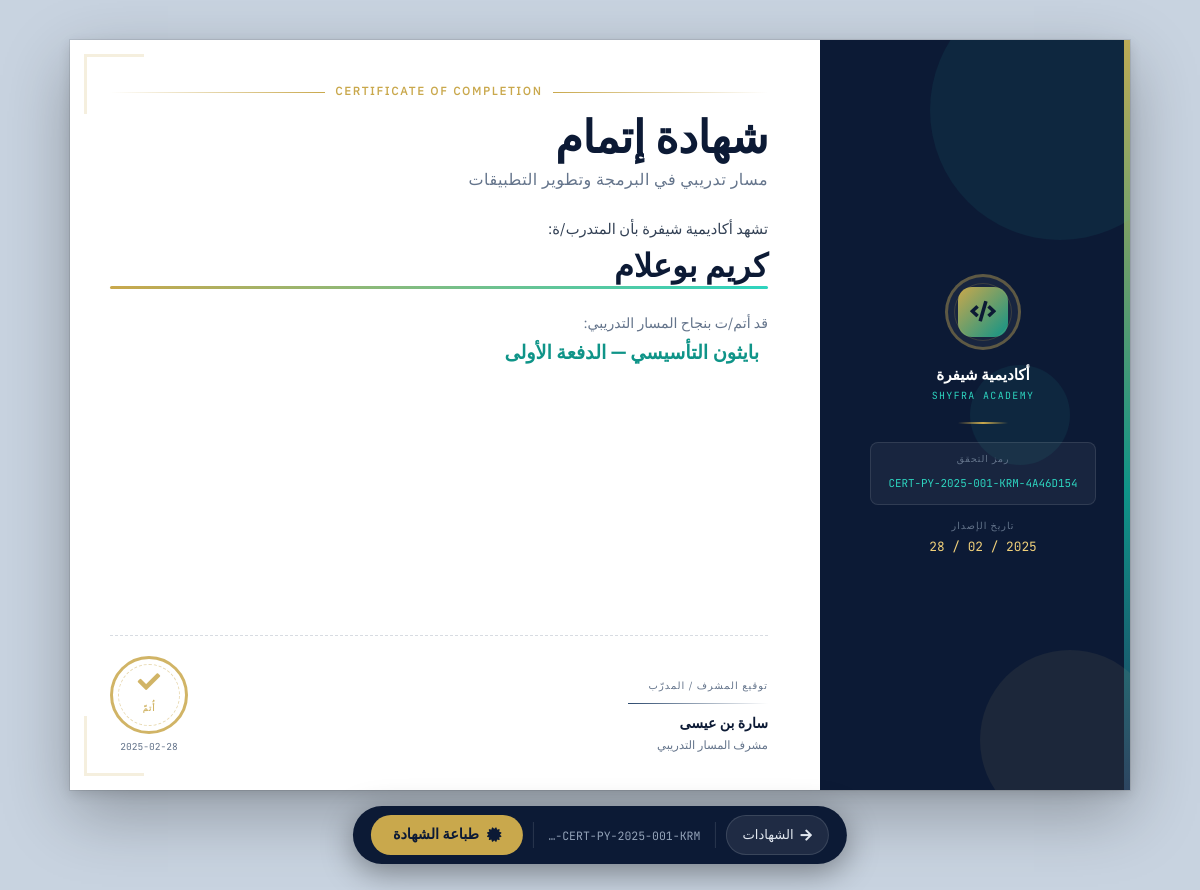
The page /certificate/1/print (signed in) on the database its author committed.
### models.py (models this page shows, shortened)
class Certificate(db.Model):
    __tablename__ = "Certificates"
    certificate_id   = db.Column(db.Integer,    primary_key=True, autoincrement=True)
    member_id        = db.Column(db.Integer,
                                 db.ForeignKey("Users.user_id",
                                               onupdate="CASCADE", ondelete="CASCADE"),
                                 nullable=False, index=True)
    group_id         = db.Column(db.Integer,
                                 db.ForeignKey("Groups.group_id",
                                               onupdate="CASCADE", ondelete="CASCADE"),
                                 nullable=False, index=True)
    issued_by        = db.Column(db.Integer,
                                 db.ForeignKey("Users.user_id",
                                               onupdate="CASCADE", ondelete="SET NULL"),
                                 nullable=True)
    issue_date       = db.Column(db.Date,       nullable=False, default=date.today)
    certificate_code = db.Column(db.String(64), nullable=False, unique=True)
    member = db.relationship("User",  back_populates="certificates",
                             foreign_keys=[member_id])
    issuer = db.relationship("User",  back_populates="issued_certificates",
                             foreign_keys=[issued_by])
    group  = db.relationship("Group", back_populates="certificates")

class User(UserMixin, db.Model):           # UserMixin MUST come before db.Model
    __tablename__ = "Users"
    user_id       = db.Column(db.Integer,     primary_key=True, autoincrement=True)
    fname         = db.Column(db.String(60),  nullable=False,   comment="الاسم الأول")
    lname         = db.Column(db.String(60),  nullable=False,   comment="اسم العائلة")
    email         = db.Column(db.String(150), nullable=False,   unique=True, index=True)
    password_hash = db.Column(db.String(255), nullable=False)
    role          = db.Column(db.Enum(RoleEnum),       nullable=False,
                              default=RoleEnum.Member, index=True)
    status        = db.Column(db.Enum(UserStatusEnum), nullable=False,
                              default=UserStatusEnum.Active, index=True)
    created_at    = db.Column(db.DateTime, nullable=False, default=datetime.utcnow)
    supervised_groups = db.relationship(
        "Group", back_populates="supervisor",
        foreign_keys="Group.supervisor_id", lazy="dynamic",
    )
    group_memberships = db.relationship(
        "GroupMember", back_populates="member",
        cascade="all, delete-orphan", lazy="dynamic",
    )
    subscriptions = db.relationship(
        "Subscription", back_populates="member",
        cascade="all, delete-orphan", lazy="dynamic",
    )
    certificates = db.relationship(
        "Certificate", back_populates="member",
        foreign_keys="Certificate.member_id",
        cascade="all, delete-orphan", lazy="dynamic",
    )
    issued_certificates = db.relationship(
        "Certificate", back_populates="issuer",
        foreign_keys="Certificate.issued_by", lazy="dynamic",
    )
    @property
    def is_active(self) -> bool:
        return self.status == UserStatusEnum.Active

class Group(db.Model):
    __tablename__ = "Groups"
    group_id      = db.Column(db.Integer,     primary_key=True, autoincrement=True)
    group_name    = db.Column(db.String(150), nullable=False)
    description   = db.Column(db.Text,        nullable=True)
    supervisor_id = db.Column(
        db.Integer,
        db.ForeignKey("Users.user_id", onupdate="CASCADE", ondelete="SET NULL"),
        nullable=True, index=True,
    )
    created_at = db.Column(db.DateTime, nullable=False, default=datetime.utcnow)
    supervisor   = db.relationship("User", back_populates="supervised_groups",
                                   foreign_keys=[supervisor_id])
    member_links = db.relationship("GroupMember", back_populates="group",
                                   cascade="all, delete-orphan", lazy="dynamic")
    certificates = db.relationship("Certificate", back_populates="group",
                                   cascade="all, delete-orphan", lazy="dynamic")

### certificate_routes.py (the view)
    @app.route("/certificate/<int:cert_id>/print", methods=["GET"])
    @login_required
    def print_certificate(cert_id: int):
        certificate = db.session.get(Certificate, cert_id)
        if certificate is None:
            abort(404)
        if current_user.role == RoleEnum.Member and current_user.user_id != certificate.member_id:
            flash("ليس لديك صلاحية لطباعة هذه الشهادة.", "danger")
            return redirect(url_for("certificates"))
        return render_template(
            "print_certificate.html",
            certificate = certificate,
            member      = certificate.member,
            group       = certificate.group,
            issuer      = certificate.issuer,
        )

### app.py (called while the page is built)
def _init_login_manager(app: Flask) -> None:
    login_manager.init_app(app)
    login_manager.login_view         = "login"
    login_manager.login_message      = "يرجى تسجيل الدخول للوصول إلى هذه الصفحة."
    login_manager.login_message_category = "warning"
    login_manager.remember_cookie_name = "shyfra_remember"
    @login_manager.user_loader
    def load_user(user_id: str) -> User | None:
        try:
            return db.session.get(User, int(user_id))
        except (ValueError, TypeError):
            return None
    @login_manager.unauthorized_handler
    def unauthorized():
        """Custom handler so we can flash a specific message."""
        flash("يجب تسجيل الدخول أولاً للوصول إلى هذه الصفحة.", "warning")
        return redirect(url_for("login"))

### certificate_routes.py (called while the page is built)
def _register_certificate_routes(app) -> None:
    @app.route("/certificate/<int:cert_id>/print", methods=["GET"])
    @login_required
    def print_certificate(cert_id: int):
        certificate = db.session.get(Certificate, cert_id)
        if certificate is None:
            abort(404)
        if current_user.role == RoleEnum.Member and current_user.user_id != certificate.member_id:
            flash("ليس لديك صلاحية لطباعة هذه الشهادة.", "danger")
            return redirect(url_for("certificates"))
        return render_template(
            "print_certificate.html",
            certificate = certificate,
            member      = certificate.member,
            group       = certificate.group,
            issuer      = certificate.issuer,
        )

### templates/print_certificate.html (shortened to what this page needs)
<!DOCTYPE html>
<html lang="ar" dir="rtl">
<head>
    <link rel="stylesheet" href="{{ url_for('static', filename='css/bootstrap.rtl.min.css') }}" />
    <link rel="stylesheet" href="{{ url_for('static', filename='css/fontawesome.css') }}" />
    <link rel="stylesheet" href="{{ url_for('static', filename='css/fonts.css') }}" />
</head>
<body>
    <div class="action-bar no-print" role="toolbar" aria-label="إجراءات الشهادة">
        <a href="{{ url_for('certificates') }}" class="btn-back" aria-label="العودة إلى قائمة الشهادات">
            <i class="fa-solid fa-arrow-right" aria-hidden="true"></i>
            الشهادات
        </a>
        <span class="bar-info" aria-hidden="true">
            {{ certificate.certificate_code | truncate(22, True, '…') }}
        </span>
        <button class="btn-print" onclick="window.print()" type="button" aria-label="طباعة الشهادة">
            <i class="fa-solid fa-certificate" aria-hidden="true"></i>
            طباعة الشهادة
        </button>
    </div>
    <article class="cert-canvas" role="document" aria-label="شهادة إتمام مسار — {{ member.fname }} {{ member.lname }}">
        <aside class="cert-panel-left" aria-hidden="true">
            <div class="cert-accent-bar"></div>
            <div class="deco-circle deco-c1"></div>
            <div class="deco-circle deco-c2"></div>
            <div class="deco-circle deco-c3"></div>
            <div class="panel-content">
                <div class="cert-logo-ring">
                    <div class="cert-logo-icon">
                        <i class="fa-solid fa-code"></i>
                    </div>
                </div>
                <div class="panel-academy-ar">أكاديمية شيفرة</div>
                <div class="panel-academy-en">Shyfra Academy</div>
                <div class="panel-divider"></div>
                <div class="cert-code-block">
                    <span class="cert-code-label">رمز التحقق</span>
                    <span class="cert-code-value">
                        {{ certificate.certificate_code }}
                    </span>
                </div>
                <span class="panel-date-label">تاريخ الإصدار</span>
                <span class="panel-date-value">
                    {{ certificate.issue_date.strftime('%Y / %m / %d') }}
                </span>
            </div>
        </aside>
        <main class="cert-main">
            <div class="corner corner-tl" aria-hidden="true"></div>
            <div class="corner corner-bl" aria-hidden="true"></div>
            <div class="cert-eyebrow" aria-hidden="true">
                <div class="eyebrow-line"></div>
                <span class="eyebrow-text">Certificate of Completion</span>
                <div class="eyebrow-line" style="background:linear-gradient(90deg,transparent,var(--gold));"></div>
            </div>
            <h1 class="cert-title">شهادة إتمام</h1>
            <p class="cert-title-sub">مسار تدريبي في البرمجة وتطوير التطبيقات</p>
            <p class="cert-intro">تشهد أكاديمية شيفرة بأن المتدرب/ة:</p>
            <div class="cert-member-name" aria-label="اسم المتدرب: {{ member.fname }} {{ member.lname }}">
                {{ member.fname }} {{ member.lname }}
            </div>
            <p class="cert-course-intro">
                قد أتم/ت بنجاح المسار التدريبي:
            </p>
            <div class="cert-course-name" aria-label="اسم المسار: {{ group.group_name }}">
                {{ group.group_name }}
            </div>
            <div class="cert-bottom">
                <div class="issuer-block" aria-label="معلومات المشرف المُصدر">
                    <span class="issuer-label">توقيع المشرف / المدرّب</span>
                    <div class="issuer-sig-line" aria-hidden="true"></div>
                    <span class="issuer-name">
                        {% if issuer %}
                        {{ issuer.fname }} {{ issuer.lname }}
                        {% else %}
                        أكاديمية شيفرة
                        {% endif %}
                    </span>
                    <span class="issuer-role">
                        {% if issuer %}
                        مشرف المسار التدريبي
                        {% else %}
                        الإدارة العامة
                        {% endif %}
                    </span>
                </div>
                <div class="cert-stamp" aria-label="ختم الإتمام">
                    <div class="stamp-ring">
                        <div class="stamp-inner">
                            <i class="fa-solid fa-check stamp-check" aria-hidden="true"></i>
                            <span class="stamp-word">أُتمّ</span>
                        </div>
                    </div>
                    <span class="stamp-date">
                        {{ certificate.issue_date.strftime('%Y-%m-%d') }}
                    </span>
                </div>
            </div>
        </main>
    </article>
</body>
</html>

### rows shown on the page
Certificate: certificate_code "CERT-PY-2025-001-KRM-…", certificate_code "CERT-PY-2025-001-KRM-4A46D154", issue_date "2025 / 02 / 28", issue_date "2025-02-28"
User: fname "كريم", lname "بوعلام"
Group: group_name "بايثون التأسيسي — الدفعة الأولى"
User: fname "سارة", lname "بن عيسى"
